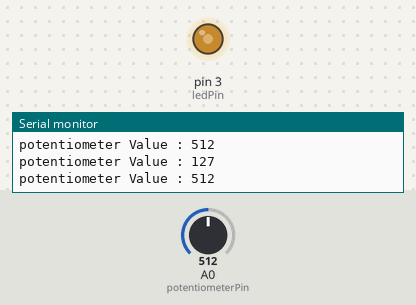
This sketch was run on a simulated Arduino Uno, built with avr-gcc and run on an emulated ATmega328P. Shown: output pins drawn as LEDs (lit = HIGH), the last lines printed to the serial monitor. The test bench sets the inputs (shaded band); at power-on: A0 (potentiometerPin) = 512.

Above: at 1.2 s.
1.3 s: A0 (potentiometerPin) set to 412
At 2.1 s:
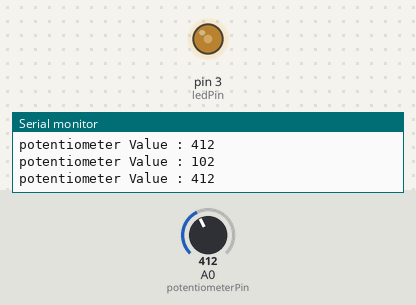
4.3 s: A0 (potentiometerPin) set to 388
At 4.7 s:
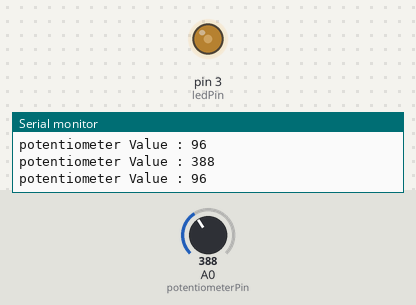
5.8 s: A0 (potentiometerPin) set to 716
At 6.6 s:
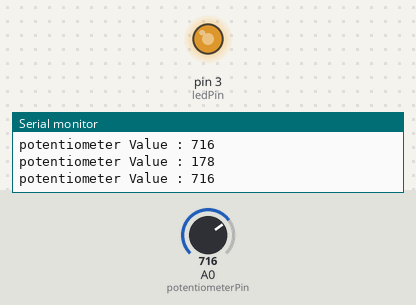
7.3 s: A0 (potentiometerPin) set to 122
At 8.3 s:
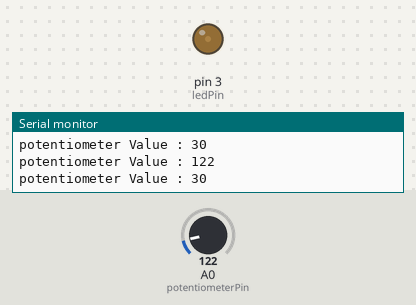
8.8 s: A0 (potentiometerPin) set to 104
At 10.2 s:
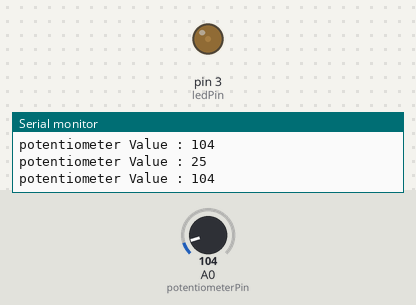
11.8 s: A0 (potentiometerPin) set to 91
At 12.4 s:
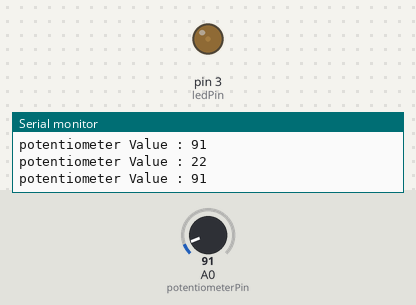
Timing chart, 0 to 14.8 s (numbered marks = the images above; inputs shaded):
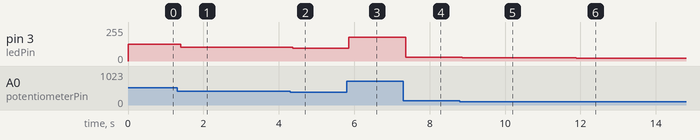

Measured:
- after the input at 1.3 s, pin 3 (ledPin): 127/255 → 102/255 after 0.09 s
- after the input at 4.3 s, pin 3 (ledPin): 102/255 → 96/255 after 0.07 s
- after the input at 5.8 s, pin 3 (ledPin): 96/255 → 178/255 after 0.06 s
- after the input at 7.3 s, pin 3 (ledPin): 178/255 → 30/255 after 0.07 s
- after the input at 8.8 s, pin 3 (ledPin): 30/255 → 25/255 after 0.06 s
- after the input at 11.8 s, pin 3 (ledPin): 25/255 → 22/255 after 0.09 s

The sketch:

app.ino
```cpp
const int ledPin = 3;
const int potentiometerPin = A0;
int potentiometerValue;
int brightness;
void setup()
{
    Serial.begin(9600);
}
void loop()
{
    potentiometerValue = analogRead(potentiometerPin);
    Serial.print("potentiometer Value : ");
    Serial.println(potentiometerValue);
    brightness = map(potentiometerValue, 0, 1023, 0, 255);
    Serial.print("potentiometer Value : ");
    Serial.println(brightness);
    analogWrite(ledPin, brightness);
}
```
